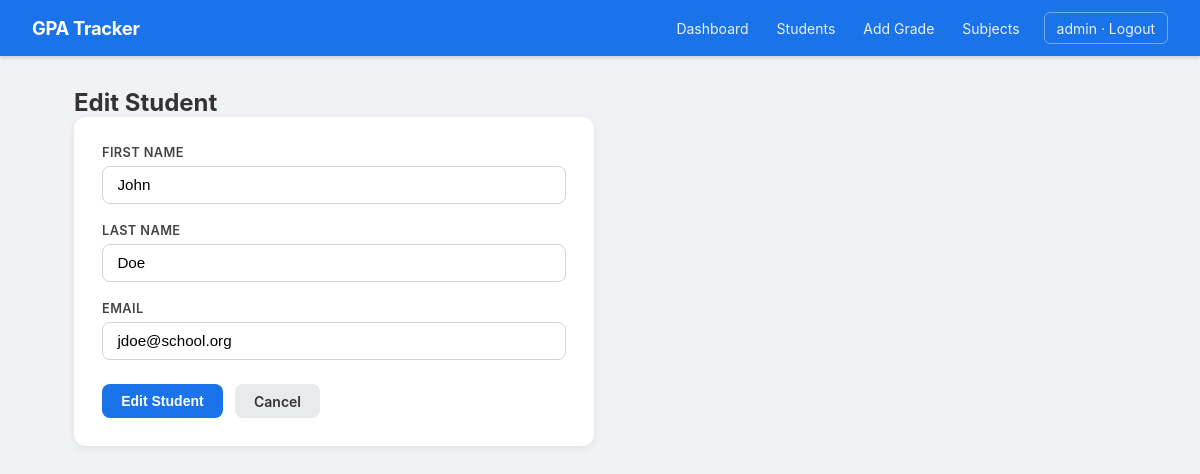
The page /students/1/edit (signed in) on the database its author committed.
### app/models.py (models this page shows, shortened)
class User(UserMixin, db.Model):
    __tablename__ = 'users'
    id = db.Column(db.Integer, primary_key=True)
    username = db.Column(db.String(80), unique=True, nullable=False)
    password_hash = db.Column(db.String(256), nullable=False)

class Student(db.Model):
    __tablename__ = 'students'
    id = db.Column(db.Integer, primary_key=True)
    student_id = db.Column(db.String(20), unique=True, nullable=False)
    first_name = db.Column(db.String(80), nullable=False)
    last_name = db.Column(db.String(80), nullable=False)
    email = db.Column(db.String(120), unique=True, nullable=False)
    grades = db.relationship('Grade', backref='student', lazy=True, cascade='all, delete-orphan')

### app/routes/students.py (the view, shortened to what this page needs)
@students_bp.route('/<int:student_id>/edit', methods=['GET', 'POST'])
@login_required
def edit_student(student_id):
    student = Student.query.get_or_404(student_id)
    return render_template('students/form.html', action='Edit', student=student)

### app/routes/auth.py (called while the page is built)
@login_manager.user_loader
def load_user(user_id):
    return db.session.get(User, int(user_id))

### app/templates/students/form.html (shortened to what this page needs)
{% extends 'base.html' %}
{% block content %}
<h2>{{ action }} Student</h2>
<form method="POST" class="form-card">
  <div class="form-group">
    <label for="first_name">First Name</label>
    <input type="text" id="first_name" name="first_name" class="form-control"
           value="{{ student.first_name if student else '' }}" required>
  </div>
  <div class="form-group">
    <label for="last_name">Last Name</label>
    <input type="text" id="last_name" name="last_name" class="form-control"
           value="{{ student.last_name if student else '' }}" required>
  </div>
  <div class="form-group">
    <label for="email">Email</label>
    <input type="email" id="email" name="email" class="form-control"
           value="{{ student.email if student else '' }}" required>
  </div>
  <div class="form-actions">
    <button type="submit" class="btn btn-primary">{{ action }} Student</button>
    <a href="{{ url_for('students.list_students') }}" class="btn btn-secondary">Cancel</a>
  </div>
</form>
{% endblock %}

### app/templates/base.html (shortened to what this page needs)
<!DOCTYPE html>
<html lang="en">
<head>
  <link rel="stylesheet" href="{{ url_for('static', filename='css/style.css') }}">
</head>
<body>
  {% if current_user.is_authenticated %}
  <nav class="navbar">
    <div class="nav-brand">GPA Tracker</div>
    <div class="nav-links">
      <a href="{{ url_for('main.index') }}">Dashboard</a>
      <a href="{{ url_for('students.list_students') }}">Students</a>
      <a href="{{ url_for('grades.add_grade') }}">Add Grade</a>
      <a href="{{ url_for('grades.subjects') }}">Subjects</a>
      <a href="{{ url_for('auth.logout') }}" class="nav-logout">{{ current_user.username }} · Logout</a>
    </div>
  </nav>
  {% endif %}
  <main class="container">
    {% block content %}{% endblock %}
  </main>
</body>
</html>

### app/static/css/style.css (style rules this page uses)
*, *::before, *::after { box-sizing: border-box; margin: 0; padding: 0; }
body { font-family: -apple-system, BlinkMacSystemFont, 'Segoe UI', Roboto, sans-serif; background: #f0f2f5; color: #333; min-height: 100vh; }
.navbar { background: #1a73e8; color: #fff; display: flex; align-items: center; justify-content: space-between; padding: 0 2rem; height: 56px; box-shadow: 0 2px 4px rgba(0,0,0,.15); position: sticky; top: 0; z-index: 100; }
.nav-brand { font-size: 1.15rem; font-weight: 700; letter-spacing: -.3px; }
.nav-links { display: flex; align-items: center; gap: .25rem; }
.nav-links a { color: rgba(255,255,255,.9); text-decoration: none; padding: .4rem .75rem; border-radius: 6px; font-size: .875rem; transition: background .15s; }
.nav-links a.nav-logout { margin-left: .5rem; border: 1px solid rgba(255,255,255,.4); }
.container { max-width: 1100px; margin: 2rem auto; padding: 0 1.5rem; }
.form-group { margin-bottom: 1.2rem; }
.form-group label { display: block; font-size: .8rem; font-weight: 600; margin-bottom: .35rem; color: #444; text-transform: uppercase; letter-spacing: .4px; }
.form-control { width: 100%; padding: .6rem .9rem; border: 1.5px solid #d0d5dd; border-radius: 8px; font-size: .95rem; transition: border-color .2s, box-shadow .2s; background: #fff; }
.form-card { background: #fff; padding: 1.75rem; border-radius: 12px; max-width: 520px; box-shadow: 0 2px 8px rgba(0,0,0,.07); }
.form-actions { display: flex; gap: .75rem; margin-top: 1.5rem; }
.btn { display: inline-flex; align-items: center; justify-content: center; padding: .55rem 1.2rem; border-radius: 8px; font-size: .875rem; font-weight: 600; cursor: pointer; border: none; text-decoration: none; transition: opacity .15s, transform .1s; white-space: nowrap; }
.btn-primary { background: #1a73e8; color: #fff; }
.btn-secondary { background: #e8eaed; color: #333; }

### rows shown on the page
User: username "admin"
Student: first_name "John", last_name "Doe", email "jdoe@school.org"

### other values the page prints
{{ action }} "Edit"
